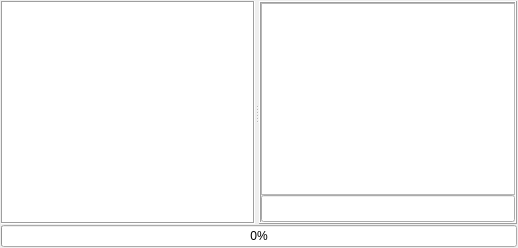
  <widget class="QDockWidget" name="Progress_dw">
   <property name="styleSheet">
    <string notr="true"/>
   </property>
   <property name="allowedAreas">
    <set>Qt::BottomDockWidgetArea|Qt::TopDockWidgetArea</set>
   </property>
   <property name="windowTitle">
    <string>训练进程显示器</string>
   </property>
   <attribute name="dockWidgetArea">
    <number>8</number>
   </attribute>
   <widget class="QWidget" name="dockWidgetContents_3">
    <layout class="QGridLayout" name="gridLayout_4">
     <property name="leftMargin">
      <number>1</number>
     </property>
     <property name="topMargin">
      <number>1</number>
     </property>
     <property name="rightMargin">
      <number>1</number>
     </property>
     <property name="bottomMargin">
      <number>1</number>
     </property>
     <property name="spacing">
      <number>1</number>
     </property>
     <item row="0" column="0">
      <widget class="QSplitter" name="splitter">
       <property name="orientation">
        <enum>Qt::Horizontal</enum>
       </property>
       <widget class="QTextEdit" name="Tip_te">
        <property name="styleSheet">
         <string notr="true"/>
        </property>
        <property name="frameShape">
         <enum>QFrame::Box</enum>
        </property>
       </widget>
       <widget class="QFrame" name="frame_3">
        <property name="styleSheet">
         <string notr="true"/>
        </property>
        <property name="frameShape">
         <enum>QFrame::Box</enum>
        </property>
        <property name="frameShadow">
         <enum>QFrame::Raised</enum>
        </property>
        <layout class="QVBoxLayout" name="verticalLayout">
         <property name="spacing">
          <number>0</number>
         </property>
         <property name="leftMargin">
          <number>0</number>
         </property>
         <property name="topMargin">
          <number>0</number>
         </property>
         <property name="rightMargin">
          <number>0</number>
         </property>
         <property name="bottomMargin">
          <number>0</number>
         </property>
         <item>
          <widget class="QTextEdit" name="Run_mes_te">
           <property name="font">
            <font>
             <family>Segoe UI</family>
             <pointsize>12</pointsize>
            </font>
           </property>
           <property name="styleSheet">
            <string notr="true"/>
           </property>
          </widget>
         </item>
         <item>
          <widget class="QLineEdit" name="Batch_mes_le">
           <property name="font">
            <font>
             <family>Segoe UI</family>
             <pointsize>12</pointsize>
            </font>
           </property>
           <property name="styleSheet">
            <string notr="true"/>
           </property>
          </widget>
         </item>
        </layout>
       </widget>
      </widget>
     </item>
     <item row="1" column="0">
      <widget class="QProgressBar" name="Train_progressbar">
       <property name="styleSheet">
        <string notr="true"/>
       </property>
       <property name="maximum">
        <number>100</number>
       </property>
       <property name="value">
        <number>0</number>
       </property>
      </widget>
     </item>
    </layout>
   </widget>
  </widget>
